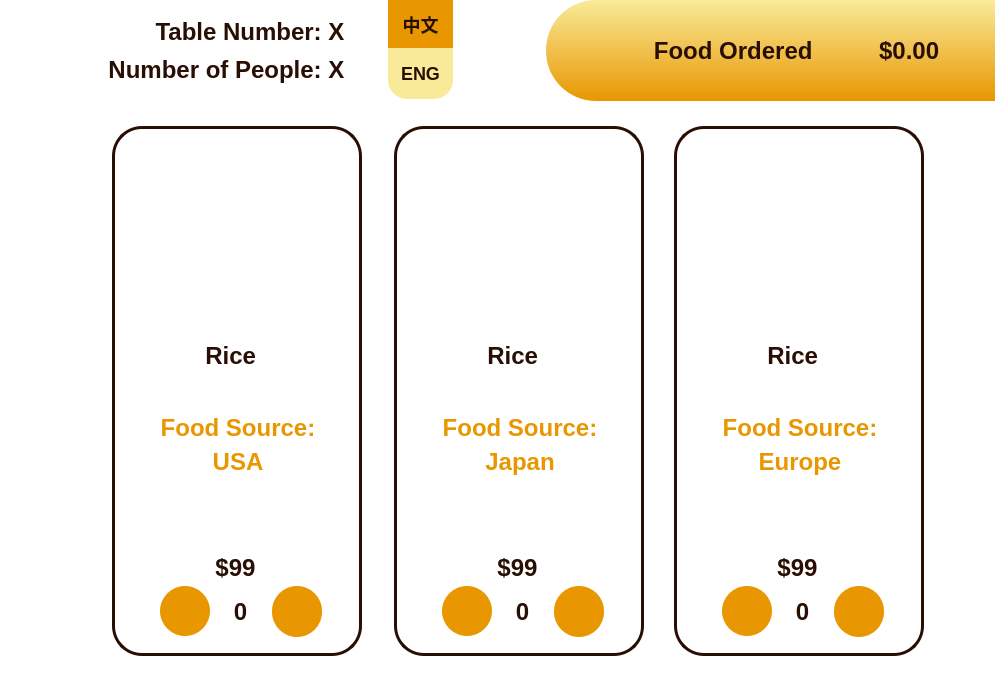
     <widget class="QFrame" name="frame_3">
      <property name="geometry">
       <rect>
        <x>206</x>
        <y>0</y>
        <width>995</width>
        <height>675</height>
       </rect>
      </property>
      <property name="font">
       <font>
        <family>Segoe UI</family>
        <pointsize>24</pointsize>
        <weight>50</weight>
        <italic>false</italic>
        <bold>false</bold>
        <stylestrategy>PreferDefault</stylestrategy>
        <kerning>true</kerning>
       </font>
      </property>
      <property name="styleSheet">
       <string notr="true">border:0px;
background-color: white;
border-radius:0;</string>
      </property>
      <property name="frameShape">
       <enum>QFrame::StyledPanel</enum>
      </property>
      <property name="frameShadow">
       <enum>QFrame::Plain</enum>
      </property>
      <widget class="QPushButton" name="Table_Order_Page_btn_previou_page">
       <property name="geometry">
        <rect>
         <x>42</x>
         <y>130</y>
         <width>53</width>
         <height>523</height>
        </rect>
       </property>
       <property name="styleSheet">
        <string notr="true">border:none;
background-color: rgb(255, 255, 255,0);</string>
       </property>
       <property name="text">
        <string/>
       </property>
       <property name="icon">
        <iconset resource="image.qrc">
         <normaloff>:/image/back.png</normaloff>:/image/back.png</iconset>
       </property>
       <property name="iconSize">
        <size>
         <width>24</width>
         <height>24</height>
        </size>
       </property>
      </widget>
      <widget class="QLabel" name="Table_Order_Page_label_table_num">
       <property name="geometry">
        <rect>
         <x>108</x>
         <y>8</y>
         <width>243</width>
         <height>47</height>
        </rect>
       </property>
       <property name="styleSheet">
        <string notr="true">border: none; 
color: rgb(101, 116, 123);
background-color: rgb(255, 255, 255,0);
font:24px;
color: rgb(97, 18, 14);
font-weight:500;
color: rgb(41, 14, 4);</string>
       </property>
       <property name="text">
        <string>Table Number: X </string>
       </property>
       <property name="alignment">
        <set>Qt::AlignRight|Qt::AlignTrailing|Qt::AlignVCenter</set>
       </property>
      </widget>
      <widget class="QPushButton" name="Table_Order_Page_btn_food_ordered">
       <property name="geometry">
        <rect>
         <x>546</x>
         <y>0</y>
         <width>501</width>
         <height>101</height>
        </rect>
       </property>
       <property name="styleSheet">
        <string notr="true">
QPushButton
{

	background-color: qlineargradient(spread:pad, x1:0, y1:0, x2:0, y2:1, stop:0 rgba(249, 234, 154, 255), stop:1 rgba(232, 151, 0, 255));
	color: rgb(41, 14, 4);
border-radius:50px;
border:none;
font:24px;
font-weight:500;
}
QPushButton:hover
{
	background-color: rgb(249, 234, 154);
	color: rgb(41, 14, 4);
border-radius: 50px;
border:none;
font:24px;
font-weight:500;
}

</string>
       </property>
       <property name="text">
        <string>Food Ordered          $0.00</string>
       </property>
      </widget>
      <widget class="QPushButton" name="Table_Order_Page_btn_chi">
       <property name="geometry">
        <rect>
         <x>388</x>
         <y>0</y>
         <width>65</width>
         <height>49</height>
        </rect>
       </property>
       <property name="styleSheet">
        <string notr="true">background-color: rgb(232, 151, 0);
border:none; 
font-size: 18px; 
font-weight:500;
color: rgb(41, 14, 4);
</string>
       </property>
       <property name="text">
        <string>中文</string>
       </property>
      </widget>
      <widget class="QPushButton" name="Table_Order_Page_btn_next_page">
       <property name="geometry">
        <rect>
         <x>930</x>
         <y>130</y>
         <width>51</width>
         <height>523</height>
        </rect>
       </property>
       <property name="layoutDirection">
        <enum>Qt::RightToLeft</enum>
       </property>
       <property name="styleSheet">
        <string notr="true">border:none;
background-color: rgb(255, 255, 255,0);
color:rgb(240, 186, 88)</string>
       </property>
       <property name="text">
        <string/>
       </property>
       <property name="icon">
        <iconset resource="image.qrc">
         <normaloff>:/image/forward.png</normaloff>:/image/forward.png</iconset>
       </property>
       <property name="iconSize">
        <size>
         <width>24</width>
         <height>24</height>
        </size>
       </property>
      </widget>
      <widget class="QLabel" name="Table_Order_Page_label_people_num">
       <property name="geometry">
        <rect>
         <x>62</x>
         <y>46</y>
         <width>289</width>
         <height>47</height>
        </rect>
       </property>
       <property name="styleSheet">
        <string notr="true">border: none; 
background-color: rgb(255, 255, 255,0);
font:24px;
font-weight:500;
color: rgb(41, 14, 4);</string>
       </property>
       <property name="text">
        <string>Number of People: X </string>
       </property>
       <property name="alignment">
        <set>Qt::AlignRight|Qt::AlignTrailing|Qt::AlignVCenter</set>
       </property>
      </widget>
      <widget class="QPushButton" name="Table_Order_Page_btn_eng">
       <property name="geometry">
        <rect>
         <x>388</x>
         <y>48</y>
         <width>65</width>
         <height>51</height>
        </rect>
       </property>
       <property name="styleSheet">
        <string notr="true">border-bottom-right-radius: 19px;
border-bottom-left-radius: 19px; 
background-color: rgb(249, 234, 154);
font-size: 18px;
font-weight:500;
color: rgb(41, 14, 4);
</string>
       </property>
       <property name="text">
        <string>ENG</string>
       </property>
      </widget>
      <widget class="QFrame" name="Table_Order_Page_dish_1">
       <property name="geometry">
        <rect>
         <x>112</x>
         <y>126</y>
         <width>250</width>
         <height>530</height>
        </rect>
       </property>
       <property name="styleSheet">
        <string notr="true">border: 3px solid rgb(41, 14, 4);

border-radius: 30px;
background-color: white;
</string>
       </property>
       <property name="frameShape">
        <enum>QFrame::StyledPanel</enum>
       </property>
       <property name="frameShadow">
        <enum>QFrame::Raised</enum>
       </property>
       <widget class="QPushButton" name="Table_Order_Page_btn_food_quantity_increase_dish_1">
        <property name="geometry">
         <rect>
          <x>160</x>
          <y>460</y>
          <width>50</width>
          <height>51</height>
         </rect>
        </property>
        <property name="focusPolicy">
         <enum>Qt::NoFocus</enum>
        </property>
        <property name="layoutDirection">
         <enum>Qt::LeftToRight</enum>
        </property>
        <property name="styleSheet">
         <string notr="true">
QPushButton
{


	background-color: rgb(232, 151, 0);
	color: rgb(41, 14, 4);
border-radius: 25px;
border:none;
font:40px;
font-weight:500;
}
QPushButton:hover
{
	background-color: rgb(240, 186, 88);
color: white;
border-radius: 25px;
border:none;
font:40px;
font-weight:500;
}

</string>
        </property>
        <property name="text">
         <string/>
        </property>
        <property name="icon">
         <iconset resource="image.qrc">
          <normaloff>:/image/increase.png</normaloff>:/image/increase.png</iconset>
        </property>
        <property name="iconSize">
         <size>
          <width>25</width>
          <height>25</height>
         </size>
        </property>
        <property name="checkable">
         <bool>false</bool>
        </property>
        <property name="checked">
         <bool>false</bool>
        </property>
        <property name="autoRepeat">
         <bool>false</bool>
        </property>
        <property name="autoExclusive">
         <bool>false</bool>
        </property>
        <property name="autoDefault">
         <bool>false</bool>
        </property>
        <property name="default">
         <bool>false</bool>
        </property>
        <property name="flat">
         <bool>false</bool>
        </property>
       </widget>
       <widget class="QPushButton" name="Table_Order_Page_btn_food_quantity_decrease_dish_1">
        <property name="geometry">
         <rect>
          <x>48</x>
          <y>460</y>
          <width>50</width>
          <height>50</height>
         </rect>
        </property>
        <property name="styleSheet">
         <string notr="true">
QPushButton
{

	background-color: rgb(236, 164, 66);
	background-color: rgb(97, 18, 14);
	background-color: rgb(232, 151, 0);
	color: rgb(41, 14, 4);
border-radius: 25px;
border:none;
font:40px;
font-weight:500;
}
QPushButton:hover
{
	background-color: rgb(240, 186, 88);
color: white;
border-radius: 25px;
border:none;
font:40px;
font-weight:500;
}

</string>
        </property>
        <property name="text">
         <string/>
        </property>
        <property name="icon">
         <iconset resource="image.qrc">
          <normaloff>:/image/decrease.png</normaloff>:/image/decrease.png</iconset>
        </property>
        <property name="iconSize">
         <size>
          <width>25</width>
          <height>25</height>
         </size>
        </property>
       </widget>
       <widget class="QLabel" name="Table_Order_Page_label_food_quantity_dish_1">
        <property name="geometry">
         <rect>
          <x>102</x>
          <y>460</y>
          <width>53</width>
          <height>51</height>
         </rect>
        </property>
        <property name="styleSheet">
         <string notr="true">border: none; 
color: rgb(101, 116, 123);
background-color: rgb(255, 255, 255,0);
font:24px;
color: rgb(97, 18, 14);
font-weight:500;
color: rgb(41, 14, 4);</string>
        </property>
        <property name="text">
         <string>0</string>
        </property>
        <property name="alignment">
         <set>Qt::AlignCenter</set>
        </property>
       </widget>
       <widget class="QLabel" name="Table_Order_Page_label_image_dish_1">
        <property name="geometry">
         <rect>
          <x>14</x>
          <y>14</y>
          <width>220</width>
          <height>140</height>
         </rect>
        </property>
        <property name="styleSheet">
         <string notr="true">border:0;</string>
        </property>
        <property name="text">
         <string/>
        </property>
        <property name="pixmap">
         <pixmap>:/image/rice.jpg</pixmap>
        </property>
        <property name="scaledContents">
         <bool>true</bool>
        </property>
       </widget>
       <widget class="QLabel" name="Table_Order_Page_label_food_name_dish_1">
        <property name="geometry">
         <rect>
          <x>12</x>
          <y>160</y>
          <width>220</width>
          <height>140</height>
         </rect>
        </property>
        <property name="styleSheet">
         <string notr="true">border: none; 
color: rgb(101, 116, 123);
background-color: rgb(255, 255, 255,0);
font:24px;
color: rgb(97, 18, 14);
font-weight:500;
color: rgb(41, 14, 4);</string>
        </property>
        <property name="text">
         <string>Rice </string>
        </property>
        <property name="alignment">
         <set>Qt::AlignCenter</set>
        </property>
        <property name="wordWrap">
         <bool>true</bool>
        </property>
       </widget>
       <widget class="QLabel" name="Table_Order_Page_label_food_price_dish_1">
        <property name="geometry">
         <rect>
          <x>86</x>
          <y>426</y>
          <width>75</width>
          <height>31</height>
         </rect>
        </property>
        <property name="styleSheet">
         <string notr="true">border: none; 
color: rgb(101, 116, 123);
background-color: rgb(255, 255, 255,0);
font:24px;
color: rgb(97, 18, 14);
font-weight:500;
color: rgb(41, 14, 4);</string>
        </property>
        <property name="text">
         <string>$99</string>
        </property>
        <property name="alignment">
         <set>Qt::AlignCenter</set>
        </property>
       </widget>
       <widget class="QLabel" name="Table_Order_Page_label_food_source_3_dish_1">
        <property name="geometry">
         <rect>
          <x>16</x>
          <y>386</y>
          <width>220</width>
          <height>39</height>
         </rect>
        </property>
        <property name="styleSheet">
         <string notr="true">border: none; 
background-color: rgb(255, 255, 255,0);
font:24px;
font-weight:500;
color: rgb(232, 151, 0);</string>
        </property>
        <property name="text">
         <string/>
        </property>
        <property name="alignment">
         <set>Qt::AlignHCenter|Qt::AlignTop</set>
        </property>
        <property name="wordWrap">
         <bool>true</bool>
        </property>
       </widget>
       <widget class="QLabel" name="Table_Order_Page_label_food_source_1_dish_1">
        <property name="geometry">
         <rect>
          <x>16</x>
          <y>322</y>
          <width>220</width>
          <height>39</height>
         </rect>
        </property>
        <property name="styleSheet">
         <string notr="true">border: none; 
background-color: rgb(255, 255, 255,0);
font:24px;
font-weight:500;
color: rgb(232, 151, 0);</string>
        </property>
        <property name="text">
         <string>USA</string>
        </property>
        <property name="alignment">
         <set>Qt::AlignHCenter|Qt::AlignTop</set>
        </property>
        <property name="wordWrap">
         <bool>true</bool>
        </property>
       </widget>
       <widget class="QLabel" name="Table_Order_Page_label_food_source_dish_1">
        <property name="geometry">
         <rect>
          <x>16</x>
          <y>288</y>
          <width>220</width>
          <height>39</height>
         </rect>
        </property>
        <property name="styleSheet">
         <string notr="true">border: none; 
background-color: rgb(255, 255, 255,0);
font:24px;
font-weight:500;
color: rgb(232, 151, 0);</string>
        </property>
        <property name="text">
         <string>Food Source:</string>
        </property>
        <property name="alignment">
         <set>Qt::AlignHCenter|Qt::AlignTop</set>
        </property>
        <property name="wordWrap">
         <bool>true</bool>
        </property>
       </widget>
       <widget class="QLabel" name="Table_Order_Page_label_food_source_2_dish_1">
        <property name="geometry">
         <rect>
          <x>16</x>
          <y>356</y>
          <width>220</width>
          <height>39</height>
         </rect>
        </property>
        <property name="styleSheet">
         <string notr="true">border: none; 
background-color: rgb(255, 255, 255,0);
font:24px;
font-weight:500;
color: rgb(232, 151, 0);</string>
        </property>
        <property name="text">
         <string/>
        </property>
        <property name="alignment">
         <set>Qt::AlignHCenter|Qt::AlignTop</set>
        </property>
        <property name="wordWrap">
         <bool>true</bool>
        </property>
       </widget>
      </widget>
      <widget class="QFrame" name="Table_Order_Page_dish_2">
       <property name="geometry">
        <rect>
         <x>394</x>
         <y>126</y>
         <width>250</width>
         <height>530</height>
        </rect>
       </property>
       <property name="styleSheet">
        <string notr="true">border: 3px solid rgb(41, 14, 4);

border-radius: 30px;
background-color: white;
</string>
       </property>
       <property name="frameShape">
        <enum>QFrame::StyledPanel</enum>
       </property>
       <property name="frameShadow">
        <enum>QFrame::Raised</enum>
       </property>
       <widget class="QPushButton" name="Table_Order_Page_btn_food_quantity_increase_dish_2">
        <property name="geometry">
         <rect>
          <x>160</x>
          <y>460</y>
          <width>50</width>
          <height>51</height>
         </rect>
        </property>
        <property name="focusPolicy">
         <enum>Qt::NoFocus</enum>
        </property>
        <property name="layoutDirection">
         <enum>Qt::LeftToRight</enum>
        </property>
        <property name="styleSheet">
         <string notr="true">
QPushButton
{

	background-color: rgb(236, 164, 66);
	background-color: rgb(97, 18, 14);
	background-color: rgb(232, 151, 0);
	color: rgb(41, 14, 4);
border-radius: 25px;
border:none;
font:40px;
font-weight:500;
}
QPushButton:hover
{
	background-color: rgb(240, 186, 88);
color: white;
border-radius: 25px;
border:none;
font:40px;
font-weight:500;
}

</string>
        </property>
        <property name="text">
         <string/>
        </property>
        <property name="icon">
         <iconset resource="image.qrc">
          <normaloff>:/image/increase.png</normaloff>:/image/increase.png</iconset>
        </property>
        <property name="iconSize">
         <size>
          <width>25</width>
          <height>25</height>
         </size>
        </property>
        <property name="checkable">
         <bool>false</bool>
        </property>
        <property name="checked">
         <bool>false</bool>
        </property>
        <property name="autoRepeat">
         <bool>false</bool>
        </property>
        <property name="autoExclusive">
         <bool>false</bool>
        </property>
        <property name="autoDefault">
         <bool>false</bool>
        </property>
        <property name="default">
         <bool>false</bool>
        </property>
        <property name="flat">
         <bool>false</bool>
        </property>
       </widget>
       <widget class="QPushButton" name="Table_Order_Page_btn_food_quantity_decrease_dish_2">
        <property name="geometry">
         <rect>
          <x>48</x>
          <y>460</y>
          <width>50</width>
          <height>50</height>
         </rect>
        </property>
        <property name="styleSheet">
         <string notr="true">
QPushButton
{

	background-color: rgb(236, 164, 66);
	background-color: rgb(97, 18, 14);
	background-color: rgb(232, 151, 0);
	color: rgb(41, 14, 4);
border-radius: 25px;
border:none;
font:40px;
font-weight:500;
}
QPushButton:hover
{
	background-color: rgb(240, 186, 88);
color: white;
border-radius: 25px;
border:none;
font:40px;
font-weight:500;
}

</string>
        </property>
        <property name="text">
         <string/>
        </property>
        <property name="icon">
         <iconset resource="image.qrc">
          <normaloff>:/image/decrease.png</normaloff>:/image/decrease.png</iconset>
        </property>
        <property name="iconSize">
         <size>
          <width>25</width>
          <height>25</height>
         </size>
        </property>
       </widget>
       <widget class="QLabel" name="Table_Order_Page_label_food_quantity_dish_2">
        <property name="geometry">
         <rect>
          <x>102</x>
          <y>460</y>
          <width>53</width>
          <height>51</height>
         </rect>
        </property>
        <property name="styleSheet">
         <string notr="true">border: none; 
color: rgb(101, 116, 123);
background-color: rgb(255, 255, 255,0);
font:24px;
color: rgb(97, 18, 14);
font-weight:500;
color: rgb(41, 14, 4);</string>
        </property>
        <property name="text">
         <string>0</string>
        </property>
        <property name="alignment">
         <set>Qt::AlignCenter</set>
        </property>
       </widget>
       <widget class="QLabel" name="Table_Order_Page_label_image_dish_2">
        <property name="geometry">
         <rect>
          <x>14</x>
          <y>14</y>
          <width>220</width>
          <height>140</height>
         </rect>
        </property>
        <property name="styleSheet">
         <string notr="true">border:0;</string>
        </property>
        <property name="text">
         <string/>
        </property>
        <property name="pixmap">
         <pixmap>:/image/rice.jpg</pixmap>
        </property>
        <property name="scaledContents">
         <bool>true</bool>
        </property>
       </widget>
       <widget class="QLabel" name="Table_Order_Page_label_food_name_dish_2">
        <property name="geometry">
         <rect>
          <x>12</x>
          <y>160</y>
          <width>220</width>
          <height>140</height>
         </rect>
        </property>
        <property name="styleSheet">
         <string notr="true">border: none; 
color: rgb(101, 116, 123);
background-color: rgb(255, 255, 255,0);
font:24px;
color: rgb(97, 18, 14);
font-weight:500;
color: rgb(41, 14, 4);</string>
        </property>
        <property name="text">
         <string>Rice </string>
        </property>
        <property name="alignment">
         <set>Qt::AlignCenter</set>
        </property>
        <property name="wordWrap">
         <bool>true</bool>
        </property>
       </widget>
       <widget class="QLabel" name="Table_Order_Page_label_food_price_dish_2">
        <property name="geometry">
         <rect>
          <x>86</x>
          <y>426</y>
          <width>75</width>
          <height>31</height>
         </rect>
        </property>
        <property name="styleSheet">
         <string notr="true">border: none; 
color: rgb(101, 116, 123);
background-color: rgb(255, 255, 255,0);
font:24px;
color: rgb(97, 18, 14);
font-weight:500;
color: rgb(41, 14, 4);</string>
        </property>
        <property name="text">
         <string>$99</string>
        </property>
        <property name="alignment">
         <set>Qt::AlignCenter</set>
        </property>
       </widget>
       <widget class="QLabel" name="Table_Order_Page_label_food_source_2_dish_2">
        <property name="geometry">
         <rect>
          <x>16</x>
          <y>356</y>
          <width>220</width>
          <height>39</height>
         </rect>
        </property>
        <property name="styleSheet">
         <string notr="true">border: none; 
background-color: rgb(255, 255, 255,0);
font:24px;
font-weight:500;
color: rgb(232, 151, 0);</string>
        </property>
        <property name="text">
         <string/>
        </property>
        <property name="alignment">
         <set>Qt::AlignHCenter|Qt::AlignTop</set>
        </property>
        <property name="wordWrap">
         <bool>true</bool>
        </property>
       </widget>
       <widget class="QLabel" name="Table_Order_Page_label_food_source_dish_2">
        <property name="geometry">
         <rect>
          <x>16</x>
          <y>288</y>
          <width>220</width>
          <height>39</height>
         </rect>
        </property>
        <property name="styleSheet">
         <string notr="true">border: none; 
background-color: rgb(255, 255, 255,0);
font:24px;
font-weight:500;
color: rgb(232, 151, 0);</string>
        </property>
        <property name="text">
         <string>Food Source:</string>
        </property>
        <property name="alignment">
         <set>Qt::AlignHCenter|Qt::AlignTop</set>
        </property>
        <property name="wordWrap">
         <bool>true</bool>
        </property>
       </widget>
       <widget class="QLabel" name="Table_Order_Page_label_food_source_1_dish_2">
        <property name="geometry">
         <rect>
          <x>16</x>
          <y>322</y>
          <width>220</width>
          <height>39</height>
         </rect>
        </property>
        <property name="styleSheet">
         <string notr="true">border: none; 
background-color: rgb(255, 255, 255,0);
font:24px;
font-weight:500;
color: rgb(232, 151, 0);</string>
        </property>
        <property name="text">
         <string>Japan</string>
        </property>
        <property name="alignment">
         <set>Qt::AlignHCenter|Qt::AlignTop</set>
        </property>
        <property name="wordWrap">
         <bool>true</bool>
        </property>
       </widget>
       <widget class="QLabel" name="Table_Order_Page_label_food_source_3_dish_2">
        <property name="geometry">
         <rect>
          <x>16</x>
          <y>386</y>
          <width>220</width>
          <height>39</height>
         </rect>
        </property>
        <property name="styleSheet">
         <string notr="true">border: none; 
background-color: rgb(255, 255, 255,0);
font:24px;
font-weight:500;
color: rgb(232, 151, 0);</string>
        </property>
        <property name="text">
         <string/>
        </property>
        <property name="alignment">
         <set>Qt::AlignHCenter|Qt::AlignTop</set>
        </property>
        <property name="wordWrap">
         <bool>true</bool>
        </property>
       </widget>
      </widget>
      <widget class="QFrame" name="Table_Order_Page_dish_3">
       <property name="geometry">
        <rect>
         <x>674</x>
         <y>126</y>
         <width>250</width>
         <height>530</height>
        </rect>
       </property>
       <property name="styleSheet">
        <string notr="true">border: 3px solid rgb(41, 14, 4);

border-radius: 30px;
background-color: white;
</string>
       </property>
       <property name="frameShape">
        <enum>QFrame::StyledPanel</enum>
       </property>
       <property name="frameShadow">
        <enum>QFrame::Raised</enum>
       </property>
       <widget class="QPushButton" name="Table_Order_Page_btn_food_quantity_increase_dish_3">
        <property name="geometry">
         <rect>
          <x>160</x>
          <y>460</y>
          <width>50</width>
          <height>51</height>
         </rect>
        </property>
        <property name="focusPolicy">
         <enum>Qt::NoFocus</enum>
        </property>
        <property name="layoutDirection">
         <enum>Qt::LeftToRight</enum>
        </property>
        <property name="styleSheet">
         <string notr="true">
QPushButton
{

	background-color: rgb(236, 164, 66);
	background-color: rgb(97, 18, 14);
	background-color: rgb(232, 151, 0);
	color: rgb(41, 14, 4);
border-radius: 25px;
border:none;
}
QPushButton:hover
{
	background-color: rgb(240, 186, 88);
color: white;
border-radius: 25px;
border:none;
}

</string>
        </property>
        <property name="text">
         <string/>
        </property>
        <property name="icon">
         <iconset resource="image.qrc">
          <normaloff>:/image/increase.png</normaloff>:/image/increase.png</iconset>
        </property>
        <property name="iconSize">
         <size>
          <width>25</width>
          <height>25</height>
         </size>
        </property>
        <property name="checkable">
         <bool>false</bool>
        </property>
        <property name="checked">
         <bool>false</bool>
        </property>
        <property name="autoRepeat">
         <bool>false</bool>
        </property>
        <property name="autoExclusive">
         <bool>false</bool>
        </property>
        <property name="autoDefault">
         <bool>false</bool>
        </property>
        <property name="default">
         <bool>false</bool>
        </property>
        <property name="flat">
         <bool>false</bool>
        </property>
       </widget>
       <widget class="QPushButton" name="Table_Order_Page_btn_food_quantity_decrease_dish_3">
        <property name="geometry">
         <rect>
          <x>48</x>
          <y>460</y>
          <width>50</width>
          <height>50</height>
         </rect>
        </property>
        <property name="styleSheet">
         <string notr="true">
QPushButton
{

	background-color: rgb(236, 164, 66);
	background-color: rgb(97, 18, 14);
	background-color: rgb(232, 151, 0);
	color: rgb(41, 14, 4);
border-radius: 25px;
border:none;
font:40px;
font-weight:500;
}
QPushButton:hover
{
	background-color: rgb(240, 186, 88);
color: white;
border-radius: 25px;
border:none;
font:40px;
font-weight:500;
}

</string>
        </property>
        <property name="text">
         <string/>
        </property>
        <property name="icon">
         <iconset resource="image.qrc">
          <normaloff>:/image/decrease.png</normaloff>:/image/decrease.png</iconset>
        </property>
        <property name="iconSize">
         <size>
          <width>25</width>
          <height>25</height>
         </size>
        </property>
       </widget>
       <widget class="QLabel" name="Table_Order_Page_label_food_quantity_dish_3">
        <property name="geometry">
         <rect>
          <x>102</x>
          <y>460</y>
          <width>53</width>
          <height>51</height>
         </rect>
        </property>
        <property name="styleSheet">
         <string notr="true">border: none; 
color: rgb(101, 116, 123);
background-color: rgb(255, 255, 255,0);
font:24px;
color: rgb(97, 18, 14);
font-weight:500;
color: rgb(41, 14, 4);</string>
        </property>
        <property name="text">
         <string>0</string>
        </property>
        <property name="alignment">
         <set>Qt::AlignCenter</set>
        </property>
       </widget>
       <widget class="QLabel" name="Table_Order_Page_label_image_dish_3">
        <property name="geometry">
         <rect>
          <x>14</x>
          <y>14</y>
          <width>220</width>
          <height>140</height>
         </rect>
        </property>
        <property name="styleSheet">
         <string notr="true">border:0;</string>
        </property>
        <property name="text">
         <string/>
        </property>
        <property name="pixmap">
         <pixmap>:/image/rice.jpg</pixmap>
        </property>
        <property name="scaledContents">
         <bool>true</bool>
        </property>
       </widget>
       <widget class="QLabel" name="Table_Order_Page_label_food_name_dish_3">
        <property name="geometry">
         <rect>
          <x>12</x>
          <y>160</y>
          <width>220</width>
          <height>140</height>
         </rect>
        </property>
        <property name="styleSheet">
         <string notr="true">border: none; 
color: rgb(101, 116, 123);
background-color: rgb(255, 255, 255,0);
font:24px;
color: rgb(97, 18, 14);
font-weight:500;
color: rgb(41, 14, 4);</string>
        </property>
        <property name="text">
         <string>Rice </string>
        </property>
        <property name="alignment">
         <set>Qt::AlignCenter</set>
        </property>
        <property name="wordWrap">
         <bool>true</bool>
        </property>
       </widget>
       <widget class="QLabel" name="Table_Order_Page_label_food_price_dish_3">
        <property name="geometry">
         <rect>
          <x>86</x>
          <y>426</y>
          <width>75</width>
          <height>31</height>
         </rect>
        </property>
        <property name="styleSheet">
         <string notr="true">border: none; 
color: rgb(101, 116, 123);
background-color: rgb(255, 255, 255,0);
font:24px;
color: rgb(97, 18, 14);
font-weight:500;
color: rgb(41, 14, 4);</string>
        </property>
        <property name="text">
         <string>$99</string>
        </property>
        <property name="alignment">
         <set>Qt::AlignCenter</set>
        </property>
       </widget>
       <widget class="QLabel" name="Table_Order_Page_label_food_source_2_dish_3">
        <property name="geometry">
         <rect>
          <x>16</x>
          <y>356</y>
          <width>220</width>
          <height>39</height>
         </rect>
        </property>
        <property name="styleSheet">
         <string notr="true">border: none; 
background-color: rgb(255, 255, 255,0);
font:24px;
font-weight:500;
color: rgb(232, 151, 0);</string>
        </property>
        <property name="text">
         <string/>
        </property>
        <property name="alignment">
         <set>Qt::AlignHCenter|Qt::AlignTop</set>
        </property>
        <property name="wordWrap">
         <bool>true</bool>
        </property>
       </widget>
       <widget class="QLabel" name="Table_Order_Page_label_food_source_dish_3">
        <property name="geometry">
         <rect>
          <x>16</x>
          <y>288</y>
          <width>220</width>
          <height>39</height>
         </rect>
        </property>
        <property name="styleSheet">
         <string notr="true">border: none; 
background-color: rgb(255, 255, 255,0);
font:24px;
font-weight:500;
color: rgb(232, 151, 0);</string>
        </property>
        <property name="text">
         <string>Food Source:</string>
        </property>
        <property name="alignment">
         <set>Qt::AlignHCenter|Qt::AlignTop</set>
        </property>
        <property name="wordWrap">
         <bool>true</bool>
        </property>
       </widget>
       <widget class="QLabel" name="Table_Order_Page_label_food_source_1_dish_3">
        <property name="geometry">
         <rect>
          <x>16</x>
          <y>322</y>
          <width>220</width>
          <height>39</height>
         </rect>
        </property>
        <property name="styleSheet">
         <string notr="true">border: none; 
background-color: rgb(255, 255, 255,0);
font:24px;
font-weight:500;
color: rgb(232, 151, 0);</string>
        </property>
        <property name="text">
         <string>Europe</string>
        </property>
        <property name="alignment">
         <set>Qt::AlignHCenter|Qt::AlignTop</set>
        </property>
        <property name="wordWrap">
         <bool>true</bool>
        </property>
       </widget>
       <widget class="QLabel" name="Table_Order_Page_label_food_source_3_dish_3">
        <property name="geometry">
         <rect>
          <x>16</x>
          <y>386</y>
          <width>220</width>
          <height>39</height>
         </rect>
        </property>
        <property name="styleSheet">
         <string notr="true">border: none; 
background-color: rgb(255, 255, 255,0);
font:24px;
font-weight:500;
color: rgb(232, 151, 0);</string>
        </property>
        <property name="text">
         <string/>
        </property>
        <property name="alignment">
         <set>Qt::AlignHCenter|Qt::AlignTop</set>
        </property>
        <property name="wordWrap">
         <bool>true</bool>
        </property>
       </widget>
      </widget>
     </widget>
